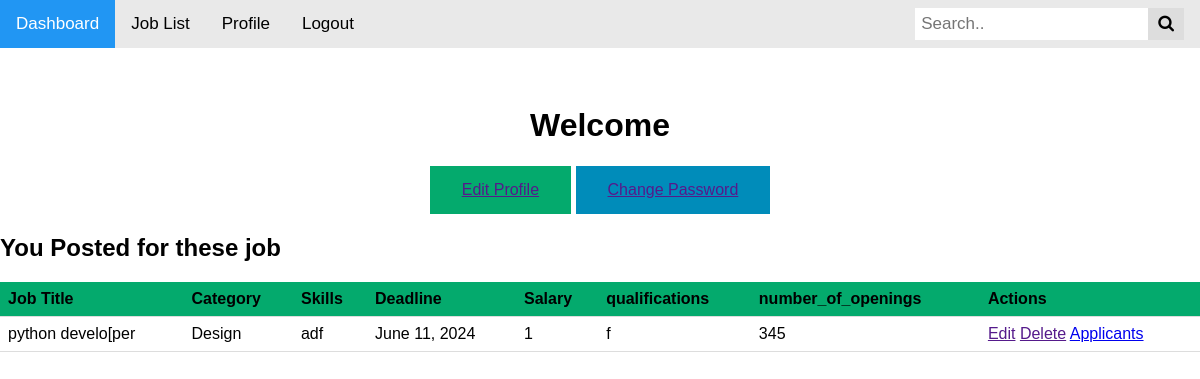
The app's page /postedjob/ (signed in) with its own data.
### backendapp/models.py (models this page shows, shortened)
class JobModel(models.Model):
    job_title=models.CharField(max_length=100)
    qualifications=models.CharField(max_length=100)
    deadline=models.DateField()
    salary=models.CharField(max_length=100)
    number_of_openings = models.IntegerField(null=True)
    CATE = [
      ('education','Education'),
      ('Medical','Medical'),
      ('Design','Design'),
      ('Developer','Developer'),
    ]
    category = models.CharField(choices=CATE, max_length=40 , null=True)
    job_description = models.TextField(null=True)
    skills = models.CharField(max_length=100, null=True)
    created_by=models.ForeignKey(Custom_user,on_delete=models.CASCADE)

### completeProject/views.py (the view)
# urls.py: path('postedjob/',postedjob, name='postedjob'),
@login_required
def postedjob(request):
   posted_job = JobModel.objects.filter(created_by = request.user)
   return render(request,'recruiter/postedjob.html', {'applied_job':posted_job})

### templates/recruiter/postedjob.html (shortened to what this page needs)
{% extends "profile.html" %}
{% block information %}
<!DOCTYPE html>
<html>
<head>
</head>
<body>
<h2>You Posted for these job</h2>
<table>
  <tr>
    <th>Job Title </th>
    <th>Category </th>
    <th>Skills </th>
    <th>Deadline </th>
    <th>Salary </th>
    <th>qualifications </th>
    <th>number_of_openings </th>
    <th>Actions </th>
  </tr>
  {% for i in applied_job %}
  <tr>
      <td>{{i.job_title}}</td>
      <td>{{i.category}}</td>
      <td>{{i.skills}}</td>
      <td>{{i.deadline}}</td>
      <td>{{i.salary}}</td>
      <td>{{i.qualifications}}</td>
      <td>{{i.number_of_openings}}</td>
      <td>
         <a href="">Edit</a>
         <a href="">Delete</a>
         <a href="{% url 'applicants' i.id %}">Applicants</a>
      </td>
  </tr>
  {% endfor %}
</table>
</body>
</html>
{% endblock information %}

### templates/recruiter/postedjob.html (style rules this page uses)
table { border-collapse: collapse; width: 100%; }
th { background-color: #04AA6D; }
th, td { padding: 8px; text-align: left; border-bottom: 1px solid #ddd; }

### records on screen
JobModel: job_title "python develo[per", category "Design", skills "adf", deadline "June 11, 2024", salary "1", qualifications "f", number_of_openings "345"
